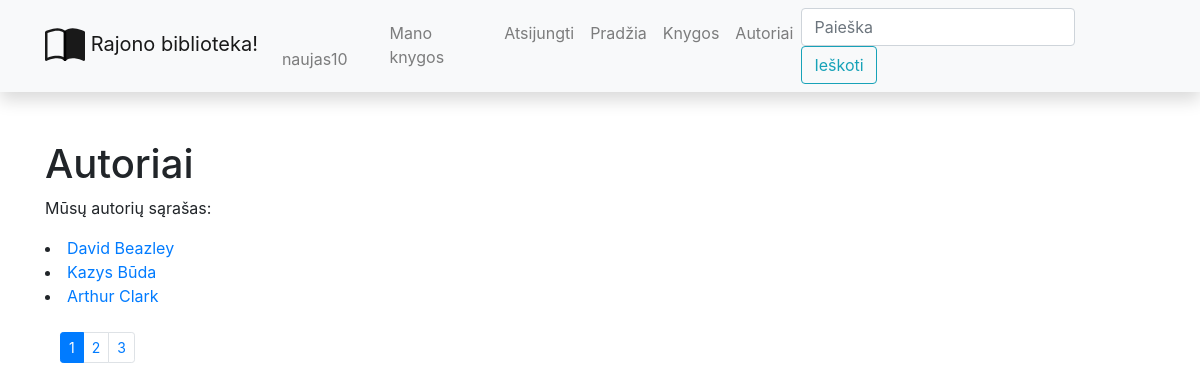
The page /library/authors/ (signed in) on the database its author committed.
### library/models.py (models this page shows, shortened)
class Author(models.Model):
    first_name = models.CharField("Vardas", max_length=100)
    last_name = models.CharField("Pavardė", max_length=100)
    description = HTMLField(default="Žinomas autorius")
    class Meta:
        ordering = ['last_name', 'first_name']
    def display_books(self):
        return ', '.join(book.title for book in self.books_rn.all()[:3])
    display_books.short_description = "Autoriaus knygos"

### library/views.py (the view)
# urls.py: path("authors/", views.authors, name='authors_n'),
def authors(request):
    paginator = Paginator(Author.objects.all(), 3)
    page_number = request.GET.get('page')
    paged_authors = paginator.get_page(page_number)
    data = {
        'authors_cntx': paged_authors
    }
    return render(request, 'authors.html', context=data)

### library/templates/authors.html
{% extends "base.html" %} {% block content %}
<h1>Autoriai</h1>
<p>Mūsų autorių sąrašas:</p>
{% for author_obj in authors_cntx %}
<li>
    <a href="{% url 'author_n' author_obj.id %}"
    >{{ author_obj.first_name }} {{ author_obj.last_name }}</a>
</li>
{% endfor %}
<div class="container">
    <br>
    <nav>
        {% if authors_cntx.has_other_pages %}
            <ul class="pagination pagination-sm">
                {% for page in authors_cntx.paginator.page_range %}
                    {% if authors_cntx.number == page %}
                        <li class="page-item active">
                            <a class="page-link" href="">{{ page }}</a>
                        </li>
                    {% else %}
                        <li class="page-item">
                            <a class="page-link" href="?page={{ page }}">{{ page }}</a>
                        </li>
                    {% endif %}
                {% endfor %}
            </ul>
        {% endif %}
    </nav>
</div>
{% endblock %}

### library/templates/base.html (shortened to what this page needs)
<!DOCTYPE html>
<html lang="en">
  <head>
    <link
      rel="stylesheet"
      href="https://stackpath.bootstrapcdn.com/bootstrap/4.1.3/css/bootstrap.min.css"
    />
    <link
      rel="stylesheet"
      href="https://cdnjs.cloudflare.com/ajax/libs/font-awesome/4.7.0/css/font-awesome.min.css"
    />
    {% load static %}
    <link rel="stylesheet" href="{% static 'css/styles.css' %}" />
  </head>
  <body>
    <nav
      class="navbar navbar-expand-lg navbar-light bg-light static-top mb-5 shadow"
    >
      <div class="container">
        <a class="navbar-brand" href="{% url 'index_n' %}">
          Rajono biblioteka!</a
        >
        <div class="collapse navbar-collapse" id="navbarResponsive">
          <ul class="navbar-nav ml-auto">
            {% if user.is_authenticated %}
            <li class="nav-item">
              <a class="nav-link" href="{% url 'profilis_n' %}">
                {{ user.get_username }}</a>
            </li>
            <li class="nav-item">
              <a class="nav-link" href="{% url 'my-borrowed_n' %}">Mano knygos</a>
            </li>
            <li class="nav-item">
              <a class="nav-link" href="{% url 'logout' %}?next=/">Atsijungti</a>
            </li>
            {% endif %}
            <li class="nav-item">
              <a class="nav-link" href="{% url 'index_n' %}">Pradžia</a>
            </li>
            <li class="nav-item">
              <a class="nav-link" href="{% url 'books_n' %}">Knygos</a>
            </li>
            <li class="nav-item">
              <a class="nav-link" href="{% url 'authors_n' %}">Autoriai</a>
            </li>
          </ul>
          <form
            class="form-inline my-2 my-lg-0"
            action="{% url 'search_n' %}"
            method="get"
          >
            <input
              class="form-control mr-sm-2"
              type="search"
              placeholder="Paieška"
              aria-label="Search"
              name="search_text"
            />
            <button class="btn btn-outline-info my-2 my-sm-0" type="submit">
              Ieškoti
            </button>
          </form>
        </div>
      </div>
    </nav>
    <div class="container">
      {% block content %}{% endblock %}</div>
  </body>
</html>

### rows shown on the page
Author: first_name "David", last_name "Beazley"
Author: first_name "Kazys", last_name "Būda"
Author: first_name "Arthur", last_name "Clark"

### other values the page prints
{{ user.get_username }} "naujas10"
{{ page }} "1"
{{ page }} "2" "3"
